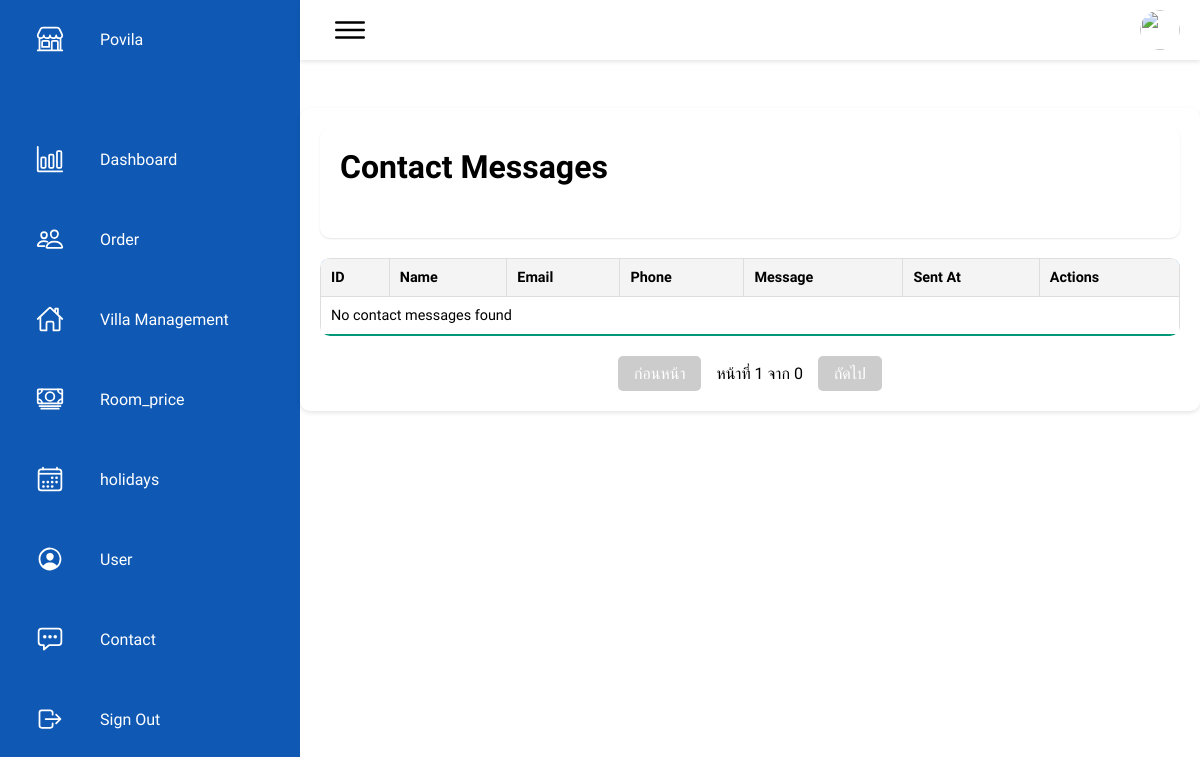
Page /admin/contact_user.php on the earlier database version.
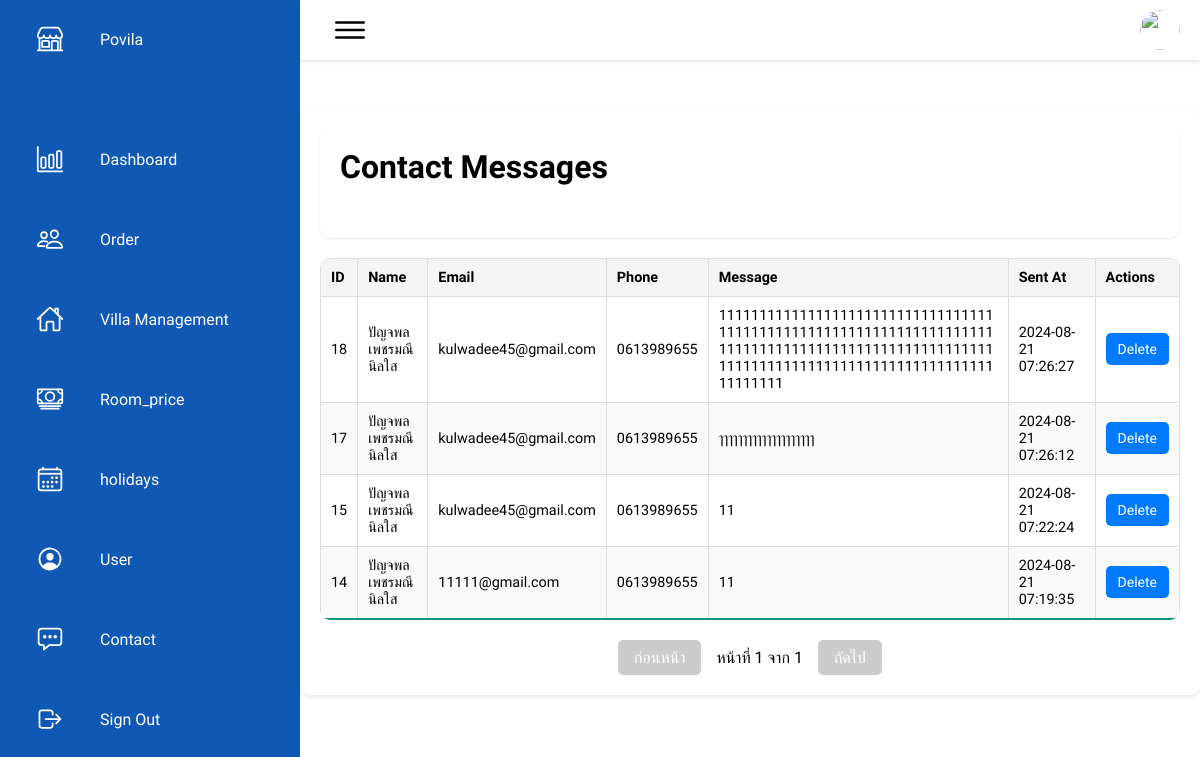
Same page on the later database version.
### tables this page shows
CREATE TABLE `contact` (
  `id` int(11) NOT NULL,
  `name` varchar(255) NOT NULL,
  `email` varchar(255) NOT NULL,
  `phone` varchar(10) NOT NULL,
  `message` text NOT NULL,
  `created_at` timestamp NOT NULL DEFAULT current_timestamp()
);

### admin/contact_user.php (the view, shortened to what this page needs)
<!DOCTYPE html>
<html lang="en">
<head>
    <link rel="stylesheet" href="../css/admin.css">
    <link rel="stylesheet" href="../css/contact_user.css">
    <link rel="stylesheet" href="../css/order.css">
    <link rel="stylesheet" href="https://cdn.jsdelivr.net/npm/sweetalert2@11.4.22/dist/sweetalert2.min.css">
</head>
<body>
    <div class="container">
        <?php include 'menu.php'; ?>
        <div class="details2">
            <div class="recentOrders">
                <div class="cardHeader">
                    <h2>Contact Messages</h2>
                </div>
                <?php
                include 'db_connection.php';
                $limit = 10;
                $page = isset($_GET['page']) ? intval($_GET['page']) : 1;
                $offset = ($page - 1) * $limit;
                $countSql = "SELECT COUNT(*) as total FROM contact";
                $countResult = $conn->query($countSql);
                $totalRows = $countResult->fetch_assoc()['total'];
                $totalPages = ceil($totalRows / $limit);
                $sql = "SELECT id, name, email, phone, message, created_at FROM contact ORDER BY created_at DESC LIMIT $limit OFFSET $offset";
                $result = $conn->query($sql);
                ?>
                <table>
                    <thead>
                        <tr>
                            <th>ID</th>
                            <th>Name</th>
                            <th>Email</th>
                            <th>Phone</th>
                            <th>Message</th>
                            <th>Sent At</th>
                            <th>Actions</th>
                        </tr>
                    </thead>
                    <tbody>
                        <?php
                        if ($result->num_rows > 0) {
                            while ($row = $result->fetch_assoc()) {
                                echo "<tr>";
                                echo "<td>{$row['id']}</td>";
                                echo "<td>{$row['name']}</td>";
                                echo "<td>{$row['email']}</td>";
                                echo "<td>{$row['phone']}</td>";
                                echo "<td class='message-cell'>{$row['message']}</td>";
                                echo "<td>{$row['created_at']}</td>";
                                echo "<td>
                                        <a href='#' onclick='confirmDelete({$row['id']})' class='btn'>Delete</a>
                                      </td>";
                                echo "</tr>";
                            }
                        } else {
                            echo "<tr><td colspan='7'>No contact messages found</td></tr>";
                        }
                        ?>
                    </tbody>
                </table>
                <div class="pagination">
                    <button class="prev-page" <?php if ($page <= 1) echo 'disabled'; ?>>ก่อนหน้า</button>
                    <span class="page-info">หน้าที่ <?php echo $page; ?> จาก <?php echo $totalPages; ?></span>
                    <button class="next-page" <?php if ($page >= $totalPages) echo 'disabled'; ?>>ถัดไป</button>
                </div>
            </div>
        </div>
    </div>
</body>
</html>

Differences in the rows shown:
added contact: id "18", name "ปัญจพล เพชรมณีนิลใส", email "kulwadee45@gmail.com", phone "0613989655", message "111111111111111111111111111111111111111111111111111111111111111111111111111111111111111111111111111111111111111111111111111111111111111111111111", created_at "2024-08-21 07:26:27"
added contact: id "17", name "ปัญจพล เพชรมณีนิลใส", email "kulwadee45@gmail.com", phone "0613989655", message "ๅๅๅๅๅๅๅๅๅๅๅๅๅๅๅๅๅๅๅๅ", created_at "2024-08-21 07:26:12"
added contact: id "15", name "ปัญจพล เพชรมณีนิลใส", email "kulwadee45@gmail.com", phone "0613989655", message "11", created_at "2024-08-21 07:22:24"
added contact: id "14", name "ปัญจพล เพชรมณีนิลใส", email "11111@gmail.com", phone "0613989655", message "11", created_at "2024-08-21 07:19:35"
Other differences:
$totalPages: "0" → "1"
text no longer shown: "No contact messages found"
